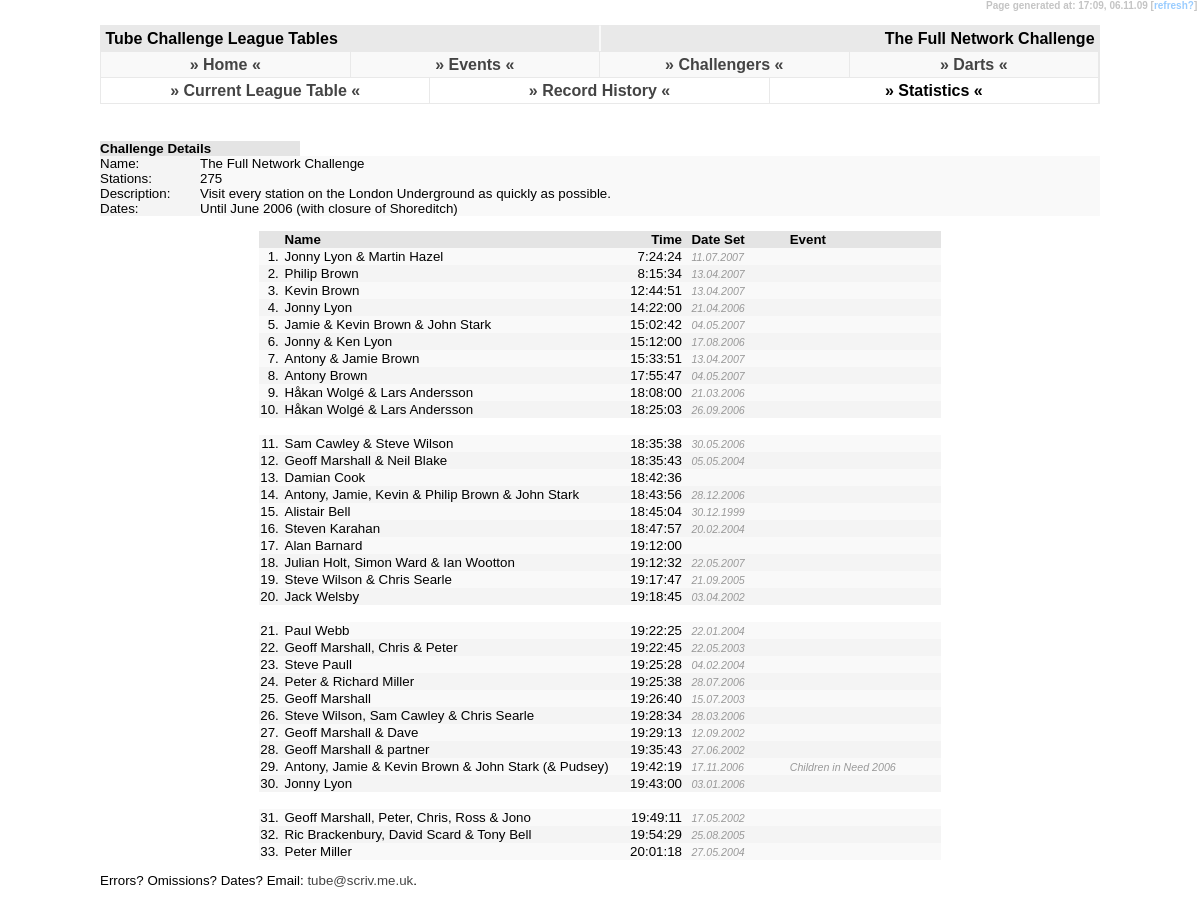
The page /league.php on the database its author committed.
### tables this page shows
CREATE TABLE `tc_challenge` (
  `tc_challenge` char(3) NOT NULL,
  `tc_short_name` varchar(15) NOT NULL,
  `tc_challenge_name` varchar(255) NOT NULL,
  `tc_station_count` int(4) NOT NULL default '0',
  `tc_description` varchar(255) NOT NULL,
  `tc_dates` varchar(255) NOT NULL,
  `tc_uri` varchar(32) NOT NULL,
  PRIMARY KEY  (`tc_challenge`)
);

CREATE TABLE `tc_data` (
  `tc_challenge` char(3) NOT NULL,
  `tc_name` varchar(255) NOT NULL,
  `tc_hours` tinyint(2) NOT NULL default '0',
  `tc_mins` tinyint(2) NOT NULL default '0',
  `tc_sec` tinyint(2) NOT NULL default '0',
  `tc_event` varchar(255) default NULL,
  `tc_date` date default NULL,
  `tc_fn_station_count` smallint(4) default NULL,
  `tc_fn274_excluded_station` char(3) default NULL,
  `tc_fn_gwr` char(1) default NULL,
  `tc_uid` int(4) NOT NULL auto_increment,
  `tc_pending_yn` char(1) NOT NULL default 'N',
  `tc_upd_id` char(3) NOT NULL,
  `tc_upd_date` timestamp NOT NULL default CURRENT_TIMESTAMP on update CURRENT_TIMESTAMP,
  PRIMARY KEY  (`tc_uid`)
);

### league.php (the view, shortened to what this page needs)
<?php
	$challenge = $_GET['challenge'];
	if(!$challenge) {$challenge = "fullnetwork";}
	include('../functions.php');
	$query = "SELECT tc_challenge, tc_challenge_name FROM tc_challenge WHERE tc_uri = '$challenge' LIMIT 1";
	$result = mysql_query($query) or die("Select Failed! [501]");
	$details = mysql_fetch_array($result);
	$now = date("U");
	$event = $details['tc_challenge'];
	$page_title = $details['tc_challenge_name'];
	$directory_depth = 1;
	$type = "event";
	display_header($page_title, $directory_depth);
	display_menu($directory_depth);
	display_submenu($type, $directory_depth);
?>
<div id="content">
	<h3>&nbsp;</h3>
			<table width="100%" border="0" cellpadding="0" cellspacing="0">
				<tr>
					<td class="newshead" colspan="2"><b>Challenge Details</b></td>
					<td>&nbsp;</td>
				</tr>
<?php
	$query = "SELECT * FROM tc_challenge WHERE tc_challenge = '$event'";
	$moo = mysql_query($query) or die("Select Failed! [501]");
	$details = mysql_fetch_array($moo)
?>
				<tr>
					<td class="row2" width="100">Name:</td>
					<td class="row1" colspan="2"><?php echo $details['tc_challenge_name']; ?></td>
				</tr>
				<tr>
					<td class="row2">Stations:</td>
					<td class="row1" width="100"><?php if($details['tc_station_count']) {echo $details['tc_station_count'];} else {echo "n/a";} ?></td>
					<td class="row1">&nbsp;</td>
				</tr>
				<tr>
					<td class="row2">Description:</td>
					<td class="row1" colspan="2"><?php echo $details['tc_description']; ?></td>
				</tr>
				<tr>
					<td class="row2">Dates:</td>
					<td class="row1" colspan="2"><?php echo $details['tc_dates']; ?></td>
				</tr>
			</table>
			<br />
			<table align="center" border="0" cellpadding="1" cellspacing="0">
				<tr class="newshead">
					<td width="20"></td>
					<td>Name</td>
					<td width="75" align="right">Time&nbsp;</td>
					<td width="100">&nbsp;Date Set</td>
					<td width="150">Event</td>
				</tr>
<?php
	$query = "SELECT * FROM tc_data WHERE tc_challenge = '$event' ORDER BY tc_hours, tc_mins, tc_sec";
	$fnc = mysql_query($query) or die("Select Failed! [302]");
	$fncpos = 0;
	while($fncdata = mysql_fetch_array($fnc))
	{
		$fncpos++;
?>
				<tr class="row<?php if($fncpos%2 != 0){ echo "1"; } else { echo "2"; } if($fncdata['tc_date']){if($now - date("U", strtotime($fncdata['tc_date'])) < 2419200){ ?>" style="color: #0000FF<?php }} ?>">
					<td align="right"><?php echo $fncpos; ?>.&nbsp;</td>
					<td><?php echo $fncdata['tc_name']; ?></td>
					<td align="right"><?php echo $fncdata['tc_hours']; ?>:<?php if ($fncdata['tc_mins'] < 10){ ?>0<?php } echo $fncdata['tc_mins']; ?>:<?php if ($fncdata['tc_sec'] < 10){ ?>0<?php } echo $fncdata['tc_sec']; ?>&nbsp;</td>
					<td>&nbsp;<i><?php if ($fncdata['tc_date']){ echo date("d.m.Y", strtotime($fncdata['tc_date']));} ?></i></td>
					<td><i><?php echo $fncdata['tc_event']; ?></i></td>
				</tr>
<?php
		if($fncpos%10 == 0)
		{
?>
				<tr height="10">
					<td colspan="5">&nbsp;</td>
				</tr>
<?php
		}
	}
?>
			</table>
<?php display_footer($page_title); ?>

### functions.php (shortened to what this page needs)
<?php
	function display_header($page_title, $directory_depth)
	{
		echo "<!DOCTYPE html PUBLIC \"-//W3C//DTD XHTML 1.0 Strict//EN\" \"http://www.w3.org/TR/xhtml1/DTD/xhtml1-strict.dtd\">\n";
		echo "<html xmlns=\"http://www.w3.org/1999/xhtml\" xml:lang=\"en\">\n";
		echo "\t<head>\n";
		echo "\t\t<link rel=\"stylesheet\" title=\"Default\" type=\"text/css\" href=\"";
		while($directory_depth)
		{
			echo "../";
			$directory_depth--;
		}
		echo "default.css\" />\n";
		echo "\t</head>\n";
		echo "\t<body>\n";
		echo "\t\t<div id=\"temps\">Page generated at: ".date("H:i").",&nbsp;".date("d.m.y")."&nbsp;[<a class=\"text\" href=\"javascript:location.reload()\">refresh?</a>]&nbsp;</div>\n";
		echo "\t\t<div id=\"header1\">&nbsp;Tube Challenge League Tables</div>\n";
		echo "\t\t<div id=\"header2\">$page_title&nbsp;</div>\n";
	}
	function display_menu($directory_depth)
	{
		echo "\t\t<div id=\"header3\">\n";
		echo "\t\t\t<table border=\"0\" cellpadding=\"0\" cellspacing=\"0\" width=\"100%\">\n";
		echo "\t\t\t\t<tr style=\"text-align: center\">\n";
		while($directory_depth)
		{
			$depth .= "../";
			$directory_depth--;
		}
		echo "\t\t\t\t\t<td class=\"header3\" width=\"25%\"><a href=\"$depth.\">&#187; Home &#171;</a></td>\n";
		echo "\t\t\t\t\t<td class=\"header3\" width=\"25%\"><a href=\"$depth"."events/\">&#187; Events &#171;</a></td>\n";
		echo "\t\t\t\t\t<td class=\"header3\" width=\"25%\"><a href=\"$depth"."challengers/\">&#187; Challengers &#171;</a></td>\n";
		echo "\t\t\t\t\t<td class=\"header3\" width=\"25%\"><a href=\"http://darts.scriv.me.uk/\">&#187; Darts &#171;</a></td>\n";
		echo "\t\t\t\t</tr>\n";
		echo "\t\t\t</table>\n";
		echo "\t\t</div>\n";
	}
	function display_submenu($type, $directory_depth)
	{
		echo "\t\t<div id=\"header4\">\n";
		echo "\t\t\t<table border=\"0\" cellpadding=\"0\" cellspacing=\"0\" width=\"100%\">\n";
		echo "\t\t\t\t<tr style=\"text-align: center\">\n";
		if($type == "event")
		{
			echo "\t\t\t\t\t<td class=\"header3\" width=\"33%\"><a href=\"../league/\">&#187; Current League Table &#171;</a></td>\n";
			echo "\t\t\t\t\t<td class=\"header3\" width=\"34%\"><a href=\"../history/\">&#187; Record History &#171;</a></td>\n";
			echo "\t\t\t\t\t<td class=\"header3\" width=\"33%\">&#187; Statistics &#171;</td>\n";
		}
		echo "\t\t\t\t</tr>\n";
		echo "\t\t\t</table>\n";
		echo "\t\t</div>\n";
	}
	function display_footer($page_title)
	{
		$page_title = str_replace(" ", "%20", $page_title);
		echo "\t\t\t<p>Errors? Omissions? Dates? Email: <a href=\"mailto:tube@scriv.me.uk?subject=$page_title\">tube&#64;scriv.me.uk</a>.</p>\n";
		echo "\t\t</div>\n\t</body>\n</html>";
	}
?>

### default.css (style rules this page uses)
body { padding: 0; margin: 0; font-family: Trebuchet MS, Arial, Verdana, Helvetica, Calibri, sans-serif; background-color: #fff; font-weight: bold; }
#header1 { position: absolute; height: 25px; border-right: solid 1px #f9f9f9; border-left: solid 1px #e9e9e9; border-top: solid 1px #e9e9e9; border-bottom: solid 1px #e9e9e9; left: 100px; right: 50%; top: 25px; background-color: #e9e9e9; line-height: 25px; vertical-align: middle; }
#header2 { position: absolute; height: 25px; border-left: solid 1px #f9f9f9; border-right: solid 1px #e9e9e9; border-top: solid 1px #e9e9e9; border-bottom: solid 1px #e9e9e9; left: 50%; right: 100px; top: 25px; background-color: #e9e9e9; border-width: 1px; line-height: 25px; vertical-align: middle; text-align: right; }
#header3 { position: absolute; height: 25px; border: #e9e9e9; border-style: solid; left: 100px; right: 100px; top: 51px; background-color: #f9f9f9; border-width: 1px; line-height: 25px; vertical-align: middle; }
#header4 { position: absolute; height: 25px; border: #e9e9e9; border-style: solid; left: 100px; right: 100px; top: 77px; background-color: #ffffff; border-width: 1px; line-height: 25px; vertical-align: middle; }
#content { position: absolute; left: 100px; right: 100px; top: 108px; font-weight: normal; font-size: 10pt; text-align: justify; }
.header3 { border-right: solid 1px #e9e9e9; }
#temps { text-align: right; color: #c4c4c4; font-size: 7.5pt; position: absolute; right: 0px; height: 15px; top: 0px; margin: 0px 0px; vertical-align: middle; background-color: #ffffff; }
.newshead { background-color: #e4e4e4; vertical-align: middle; font-weight: bold; }
.row1 { background-color: #f9f9f9; }
.row2 { background-color: #f4f4f4; }
i { font-size: 8pt; color: #999999; }
a:link { color: #444444; text-decoration: none; }
a.text:link { color: #99ccff; text-decoration: none; }
h3 { padding-top: 15px; margin: 0; }

### rows shown on the page
tc_challenge: tc_challenge_name "The Full Network Challenge", tc_station_count "275", tc_description "Visit every station on the London Underground as quickly as possible.", tc_dates "Until June 2006 (with closure of Shoreditch)"
tc_data: tc_name "Jonny Lyon & Martin Hazel", tc_hours "7", tc_mins "24", tc_sec "24", tc_date "11.07.2007"
tc_data: tc_name "Philip Brown", tc_hours "8", tc_mins "15", tc_sec "34", tc_date "13.04.2007"
tc_data: tc_name "Kevin Brown", tc_hours "12", tc_mins "44", tc_sec "51", tc_date "13.04.2007"
tc_data: tc_name "Jonny Lyon", tc_hours "14", tc_mins "22", shows "0", tc_sec "0", tc_date "21.04.2006"
tc_data: tc_name "Jamie & Kevin Brown & John Stark", tc_hours "15", shows "0", tc_mins "2", tc_sec "42", tc_date "04.05.2007"
tc_data: tc_name "Jonny & Ken Lyon", tc_hours "15", tc_mins "12", shows "0", tc_sec "0", tc_date "17.08.2006"
tc_data: tc_name "Antony & Jamie Brown", tc_hours "15", tc_mins "33", tc_sec "51", tc_date "13.04.2007"
tc_data: tc_name "Antony Brown", tc_hours "17", tc_mins "55", tc_sec "47", tc_date "04.05.2007"
tc_data: tc_name "Håkan Wolgé & Lars Andersson", tc_hours "18", shows "0", tc_mins "8", tc_sec "0", tc_date "21.03.2006"
tc_data: tc_name "Håkan Wolgé & Lars Andersson", tc_hours "18", tc_mins "25", shows "0", tc_sec "3", tc_date "26.09.2006"
tc_data: tc_name "Sam Cawley & Steve Wilson", tc_hours "18", tc_mins "35", tc_sec "38", tc_date "30.05.2006"
tc_data: tc_name "Geoff Marshall & Neil Blake", tc_hours "18", tc_mins "35", tc_sec "43", tc_date "05.05.2004"
tc_data: tc_name "Damian Cook", tc_hours "18", tc_mins "42", tc_sec "36"
tc_data: tc_name "Antony, Jamie, Kevin & Philip Brown & John Stark", tc_hours "18", tc_mins "43", tc_sec "56", tc_date "28.12.2006"
tc_data: tc_name "Alistair Bell", tc_hours "18", tc_mins "45", shows "0", tc_sec "4", tc_date "30.12.1999"
tc_data: tc_name "Steven Karahan", tc_hours "18", tc_mins "47", tc_sec "57", tc_date "20.02.2004"
tc_data: tc_name "Alan Barnard", tc_hours "19", tc_mins "12", shows "0", tc_sec "0"
tc_data: tc_name "Julian Holt, Simon Ward & Ian Wootton", tc_hours "19", tc_mins "12", tc_sec "32", tc_date "22.05.2007"
tc_data: tc_name "Steve Wilson & Chris Searle", tc_hours "19", tc_mins "17", tc_sec "47", tc_date "21.09.2005"
tc_data: tc_name "Jack Welsby", tc_hours "19", tc_mins "18", tc_sec "45", tc_date "03.04.2002"
tc_data: tc_name "Paul Webb", tc_hours "19", tc_mins "22", tc_sec "25", tc_date "22.01.2004"
tc_data: tc_name "Geoff Marshall, Chris & Peter", tc_hours "19", tc_mins "22", tc_sec "45", tc_date "22.05.2003"
tc_data: tc_name "Steve Paull", tc_hours "19", tc_mins "25", tc_sec "28", tc_date "04.02.2004"
tc_data: tc_name "Peter & Richard Miller", tc_hours "19", tc_mins "25", tc_sec "38", tc_date "28.07.2006"
tc_data: tc_name "Geoff Marshall", tc_hours "19", tc_mins "26", tc_sec "40", tc_date "15.07.2003"
tc_data: tc_name "Steve Wilson, Sam Cawley & Chris Searle", tc_hours "19", tc_mins "28", tc_sec "34", tc_date "28.03.2006"
tc_data: tc_name "Geoff Marshall & Dave", tc_hours "19", tc_mins "29", tc_sec "13", tc_date "12.09.2002"
tc_data: tc_name "Geoff Marshall & partner", tc_hours "19", tc_mins "35", tc_sec "43", tc_date "27.06.2002"
tc_data: tc_name "Antony, Jamie & Kevin Brown & John Stark (& Pudsey)", tc_hours "19", tc_mins "42", tc_sec "19", tc_date "17.11.2006", tc_event "Children in Need 2006"
tc_data: tc_name "Jonny Lyon", tc_hours "19", tc_mins "43", shows "0", tc_sec "0", tc_date "03.01.2006"
tc_data: tc_name "Geoff Marshall, Peter, Chris, Ross & Jono", tc_hours "19", tc_mins "49", tc_sec "11", tc_date "17.05.2002"
tc_data: tc_name "Ric Brackenbury, David Scard & Tony Bell", tc_hours "19", tc_mins "54", tc_sec "29", tc_date "25.08.2005"
tc_data: tc_name "Peter Miller", tc_hours "20", tc_mins "1", tc_sec "18", tc_date "27.05.2004"
